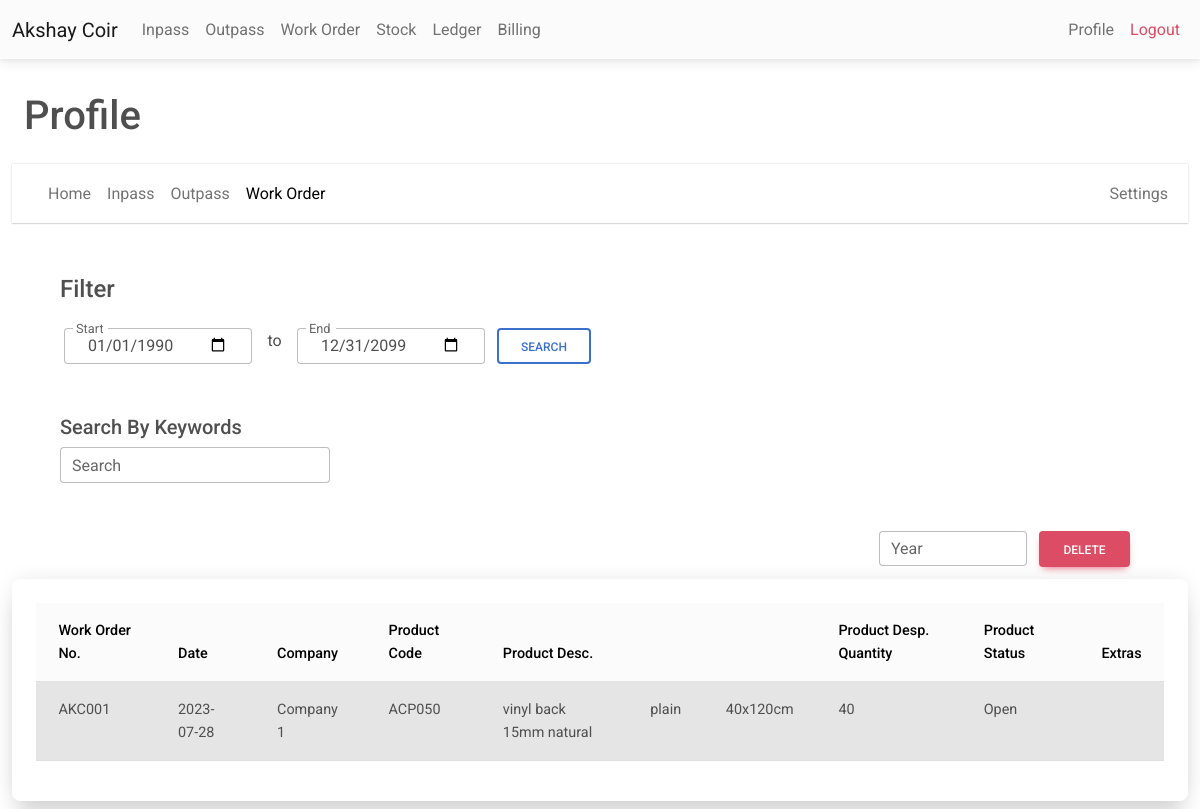
Page /profile_workorder.php (signed in) on the committed database.
### tables this page shows
CREATE TABLE IF NOT EXISTS `profile` (
  `name` varchar(50) NOT NULL,
  `wo` varchar(25) NOT NULL,
  `gstin` varchar(50) NOT NULL,
  `phoneno` varchar(15) NOT NULL,
  `inpass_count` int NOT NULL DEFAULT '1',
  `outpass_count` int NOT NULL DEFAULT '1',
  `user_id` varchar(50) NOT NULL,
  `password` varchar(255) NOT NULL,
  PRIMARY KEY (`user_id`)
);

CREATE TABLE IF NOT EXISTS `work_orders_old` (
  `date` date NOT NULL,
  `no_year` varchar(15) NOT NULL,
  `work_order_no` varchar(25) NOT NULL,
  `company` varchar(50) NOT NULL,
  `extras` varchar(50) NOT NULL,
  `status` varchar(20) NOT NULL,
  `timestamp` timestamp NOT NULL,
  `user_id` varchar(50) NOT NULL
);

CREATE TABLE IF NOT EXISTS `work_order_products_old` (
  `work_order_no` varchar(25) NOT NULL,
  `no_year` varchar(15) NOT NULL,
  `date_of_entry` date NOT NULL,
  `code` varchar(25) NOT NULL,
  `name` varchar(50) NOT NULL,
  `design` varchar(50) NOT NULL,
  `size` varchar(25) NOT NULL,
  `org_qty` int NOT NULL,
  `qty` varchar(10) NOT NULL,
  `user_id` varchar(50) NOT NULL
);

### checkuserlogin.php (called while the page is built, shortened)
<?php
include 'conn.php';
$user_check = $_SESSION['username'];
$ses_sql = mysqli_query($conn, "select user_id from profile where user_id='$user_check'");
$row = mysqli_fetch_array($ses_sql, MYSQLI_ASSOC);
$loggedin_session = $row['user_id'];
?>

### profile_workorder.php (the view, shortened to what this page needs)
<?php
include 'conn.php';
include 'nav.php';
?>
<?php
$start = '1990-01-31';
$end = '2099-12-31';
$sql = "select * from work_orders_old,work_order_products_old where work_orders_old.no_year = work_order_products_old.no_year AND work_orders_old.user_id = '" . (string) $loggedin_session . "' AND work_order_products_old.user_id = '" . (string) $loggedin_session . "'";
$sql .= "  AND date BETWEEN '$start' AND '$end' ORDER BY timestamp DESC LIMIT 10000";
$retval = mysqli_query($conn, $sql);
?>
<html>
<body>
    <br>
    <h1 class="mt-2 ms-4">Profile</h1>
    <div class="container-fluid">
        <div class=" mb-1 bg-white shadow-1-strong   mt-4">
            <nav class="navbar navbar-expand-lg navbar-light shadow-0 ">
                <div class="container-fluid">
                    <div class="collapse navbar-collapse" id="navbarSupportedContent">
                        <ul class="navbar-nav me-auto mb-2 mb-lg-0">
                            <li class="nav-item">
                                <a class="nav-link " href="profile.php">Home</a>
                            </li>
                            <li class="nav-item">
                                <a class="nav-link " href="profile_inpass.php">Inpass</a>
                            </li>
                            <li class="nav-item">
                                <a class="nav-link " href="profile_outpass.php">Outpass</a>
                            </li>
                            <li class="nav-item">
                                <a class="nav-link text-black" href="profile_workorder.php">Work Order</a>
                            </li>
                        </ul>
                    </div>
                    <ul class="navbar-nav">
                        <div class="d-flex align-items-center">
                            <li class="nav-item">
                                <a class="nav-link " href="profile_regfinancialyear.php">Settings</a>
                            </li>
                        </div>
                    </ul>
                </div>
            </nav>
        </div>
    </div>
    <div class="container-fluid">
        <div class='row justify-content'>
            <div class="col">
                <form name="filter" class="bg-white rounded-5 shadow-0-strong p-5" method="post">
                    <h4 class='mb-4'>Filter</h4>
                    <div class="row ms-1 justify-content w-50">
                        <div class="form-outline col">
                            <input type="date" class="form-control" value="1990-01-01" id='start' required name="start">
                            <label for="start" class="form-label">Start</label>
                        </div>
                        <div class="col col-sm-1">
                            <center>to</center>
                        </div>
                        <div class="form-outline col">
                            <input name="end" class="form-control" value="2099-12-31" id='end' required type="date">
                            <label for="end" class='form-label'>End</label>
                        </div>
                        <div class="col">
                            <input type="submit" class=" btn btn-outline-primary " data-mdb-ripple-color="dark"
                                name="filter" value="Search">
                        </div>
                    </div>
                    <br><br>
                    <h5 class='mb-2'>Search By Keywords</h5>
                    <div class='col justify-content w-25'>
                        <div class="input-group">
                            <div class="form-outline">
                                <input type="text" id='search' class="form-control" name="search"
                                    placeholder="eg. ABC001">
                                <label class="form-label" for="search">Search</label>
                            </div>
                        </div>
                    </div>
                </form>
            </div>
        </div>
        <form method="post">
            <div class='d-flex pb-2 rounded-5 shadow-0-strong justify-content-end dontprintarea'>
                <div class="row">
                    <div class="col p-0 m-0">
                        <div class="form-outline">
                            <input type="number" class="form-control" name="year_delete" placeholder="2010">
                            <label class="form-label" for="form">Year</label>
                        </div>
                    </div>
                    <div class="col">
                        <button onclick="return confirm('Are You Sure?')" id='delete' name='delete_data'
                            class="btn btn-danger">Delete</button>
                    </div>
                </div>
            </div>
        </form>
        <div class="container-fluid mt-1 mb-2 bg-white rounded-5 shadow-5-strong p-4">
            <table class="table">
                <thead class='table-light sticky-top'>
                    <th>
                        Work Order No.
                    </th>
                    <th>
                        Date
                    </th>
                    <th>
                        Company
                    </th>
                    <th>
                        Product Code
                    </th>
                    <th>
                        Product Desc.
                    </th>
                    <th>
                    </th>
                    <th>
                    </th>
                    <th>
                        Product Desp. Quantity
                    </th>
                    <th>
                        Product Status
                    </th>
                    <th>
                        Extras
                    </th>
                </thead>
                <tbody id='tablebody'>
                    <?php
                    $cur_no = -1;
                    $table_active = '';
                    while ($row = $retval->fetch_assoc()) {
                        if ($cur_no == $row['work_order_no']) {
                        } else {
                            if ($table_active == 'table-active') {
                                $table_active = '';
                            } else {
                                $table_active = 'table-active';
                            }
                        }
                        if (!empty($row)) {
                            echo "
                    <tr class='$table_active'>
                    <td>
                    {$row['work_order_no']}
                    </td>
                    <td>
                    {$row['date']}
                    </td>
                    <td>
                    {$row['company']}
                    </td>
                    <td>
                    {$row['code']}
                    </td>
                    <td>
                    {$row['name']}
                    </td>
                    <td>
                    {$row['design']}
                    </td>
                    <td>
                    {$row['size']}
                    </td>
                    <td>
                    {$row['qty']}
                    </td>
                    <td>
                    {$row['status']}
                    </td>
                    <td>
                    {$row['extras']}
                    </td>
                    ";
                            $cur_no = $row['work_order_no'];
                        }
                    }
                    ?>
                </tbody>
            </table>
        </div>
    </div>
</body>
</html>

### nav.php (shortened to what this page needs)
<?php
include 'checkuserlogin.php';
?>
<!DOCTYPE html>
<html>
<link rel="stylesheet" href="https://cdnjs.cloudflare.com/ajax/libs/font-awesome/6.0.0/css/all.min.css" />
<link rel="stylesheet" href="css/mdb.min.css" />
<?php
if(isset($loggedin_session)){
$userName = mysqli_fetch_assoc(mysqli_query($conn,"select name from profile where user_id = '".(string)$loggedin_session."'"))['name'];
}
?>
<body>
    <div id='dontprintnav'>
        <nav class="navbar navbar-expand-lg navbar-light bg-light">
            <div class="container-fluid">
                <a class="navbar-brand" href="profile.php"><?php echo $userName;?></a>
                <div class="collapse navbar-collapse" id="navbarNav">
                    <ul class="navbar-nav">
                        <li class="nav-item">
                            <a class="nav-link" href="inpass.php">Inpass</a>
                        </li>
                        <li class="nav-item">
                            <a class="nav-link" href="outpass.php">Outpass</a>
                        </li>
                        <li class="nav-item">
                            <a class="nav-link" href="workorder.php">Work Order</a>
                        </li>
                        <li class="nav-item">
                            <a class="nav-link" href="stock.php?f=0">Stock</a>
                        </li>
                        <li class="nav-item">
                            <a class="nav-link" href="ledger.php?f=0">Ledger</a>
                        </li>
                        <li class="nav-item">
                            <a class="nav-link" href="billing_workorder.php">Billing</a>
                        </li>
                    </ul>
                </div>
                <ul class="navbar-nav">
                    <div class="d-flex align-items-center">
                        <li class="nav-item">
                            <a class="nav-link" href="profile.php">Profile</a>
                        </li>
                        <li class="nav-item">
                            <a class="nav-link text-danger" href="logout.php">Logout</a>
                        </li>
                    </div>
                </ul>
            </div>
    </div>
</body>
</html>

### rows in the picture
profile: userName "Akshay Coir"
work_orders_old: work_order_products_old.work_order_no "AKC001", date "2023-07-28", company "Company 1", work_order_products_old.code "ACP050", work_order_products_old.name "vinyl back 15mm natural", work_order_products_old.design "plain", work_order_products_old.size "40x120cm", work_order_products_old.qty "40", status "Open"
